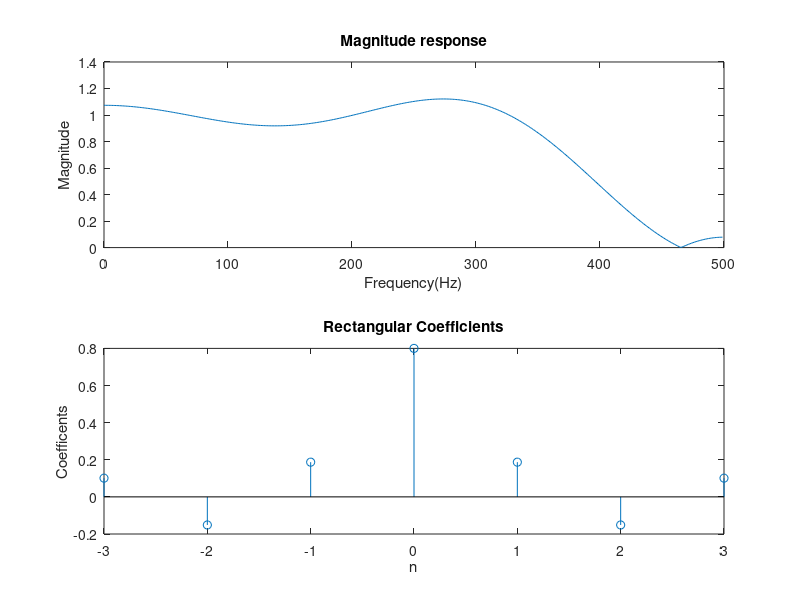
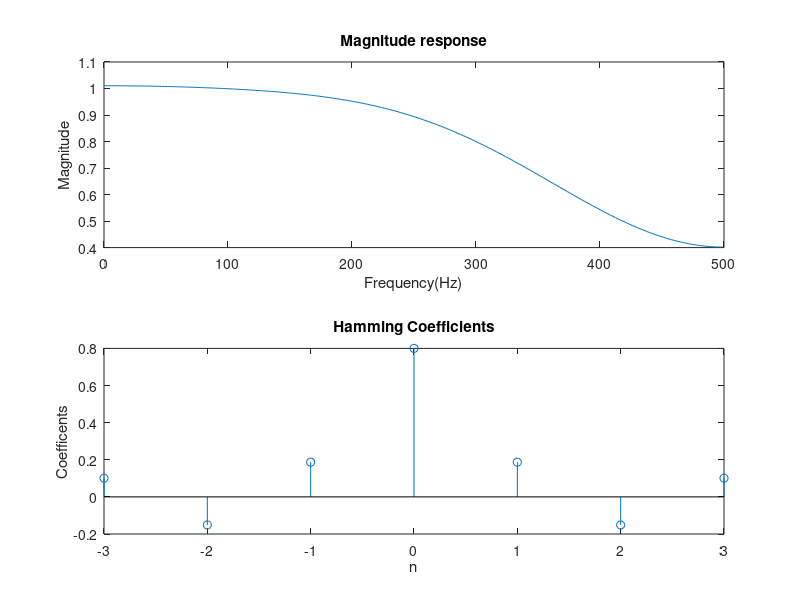
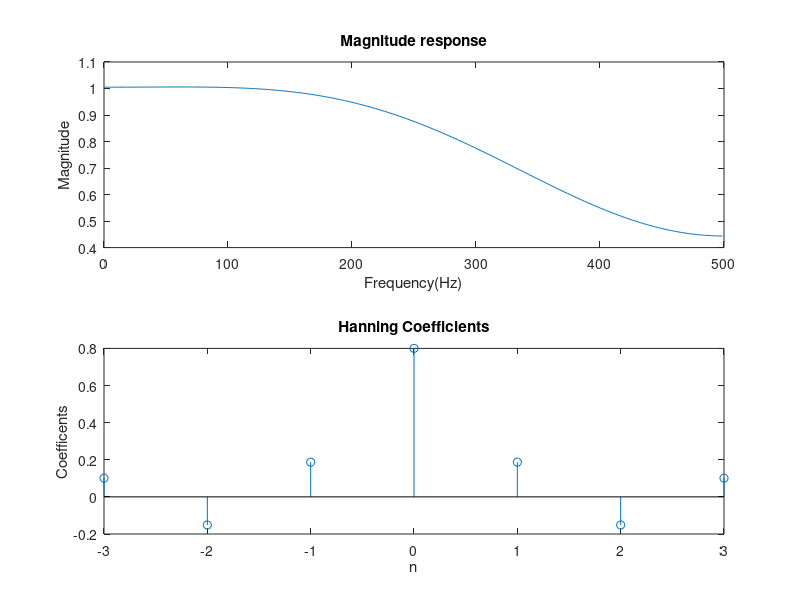
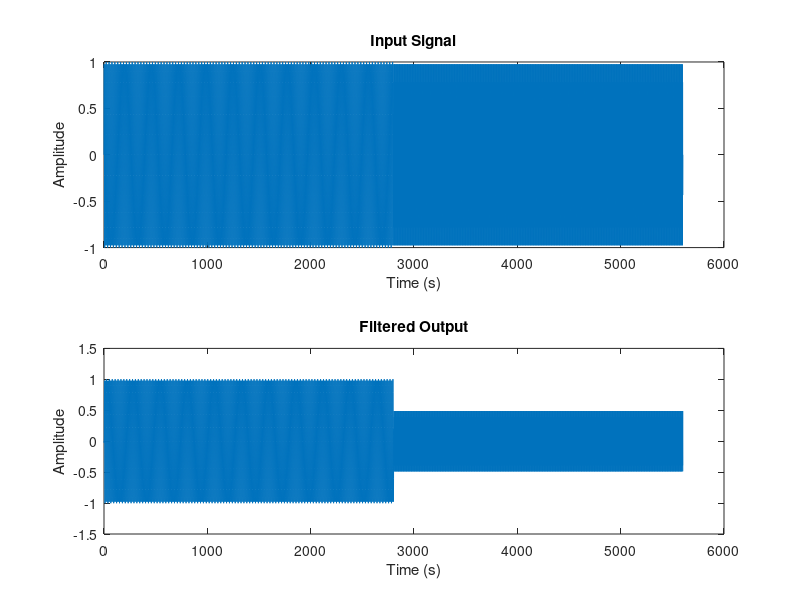

The MATLAB script that drew these images, in order:
close all;
clear all;
clc;

N =7;                        
Fs = 1000;        % Fs should be greater than 800.            
Fc = 400;                      
Wc = 2*pi*Fc/Fs;
hd1 = zeros(1,N);
n = (-N+1)/2 : (N-1)/2;
for i = 1:length(n)
    if (n(i) == 0)
        hd1(i) = Wc/pi;
    else 
        hd1(i) = sin(Wc*n(i))/(n(i)*pi);
    end
end
W1 = ones(1,N);
hn1 = hd1.*W1;

%Rectangular Window
[h1,f1]=freqz(hn1,1,Fc,Fs);
subplot(2,1,1)
plot(f1,(abs(h1)))
ylabel("Magnitude")
title("Magnitude response")
xlabel("Frequency(Hz)")
subplot(2,1,2)
stem(n,hd1)
title("Rectangular Coefficients")
xlabel('n')
ylabel("Coefficents")

W2 = 0.54 + (0.46)*cos((2*pi*n)/(N-1));
hn2 = hd1.*W2;
figure

%Hamming Window Used for precise filteration of the signals eg ECG/EEG
%also the transient for the hamming decreases 
[h2,f2]=freqz(hn2,1,Fc,Fs);
subplot(2,1,1)
plot(f2,(abs(h2)))
ylabel("Magnitude")
xlabel("Frequency(Hz)")
title("Magnitude response")
subplot(2,1,2)
stem(n,hd1)
title("Hamming Coefficients")
xlabel('n')
ylabel("Coefficents")

hd3 = zeros(1,N);
n = (-N+1)/2 : (N-1)/2;
for i = 1:length(n)
    if (n(i) == 0)
        hd3(i) = Wc/pi;
    else 
        hd3(i) = sin(Wc*n(i))/(n(i)*pi);
    end
end

W3 = 0.5 + (0.5)*cos((2*pi*n)/(N-1));
hn3 = hd3.*W3;
figure

%Hanning Window - We can say it is rounded version of the hamming as it is
%similar to hamming but does not provides values as minute as hamming
[h3,f3]=freqz(hn3,1,Fc,Fs);
subplot(2,1,1)
plot(f3,(abs(h3)))
ylabel("Magnitude")
xlabel("Frequency(Hz)")
title("Magnitude response")
subplot(2,1,2)
stem(n,hd3)
title("Hanning Coefficients")
xlabel('n')
ylabel("Coefficents")

figure
fs1 = 2800;
% Generate a test input signal
t = 0:1/fs1:1; % Time vector from 0 to 1 second
x1 = sin(2*pi*300*t);
x2 = sin(2*pi*1200*t);% Signal with two sinusoidal components
x= [x1 x2];
t1=0:length(x)-1;
% Apply the filter using the filter command
y = filter(hn3, 1, x);
% Plot the input signal and the filtered output signal
subplot(2,1,1);
plot(t1,x);
xlabel('Time (s)');
ylabel('Amplitude');
title('Input Signal');
subplot(2,1,2);
plot(t1,y);
xlabel('Time (s)');
ylabel('Amplitude');
title('Filtered Output');
